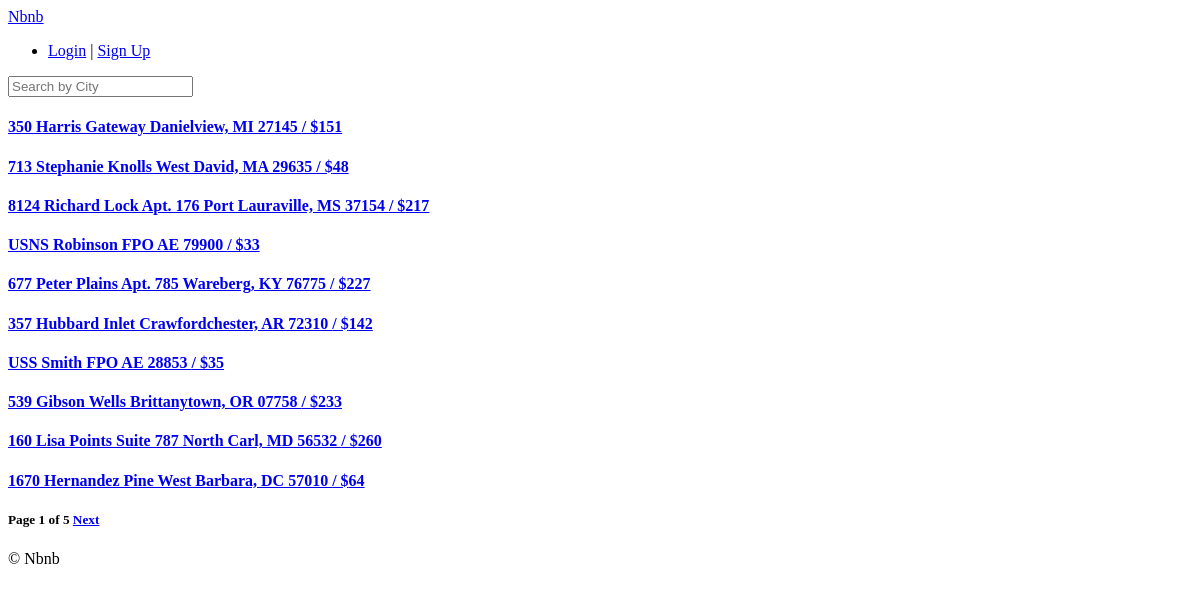
The app's page /, older data.
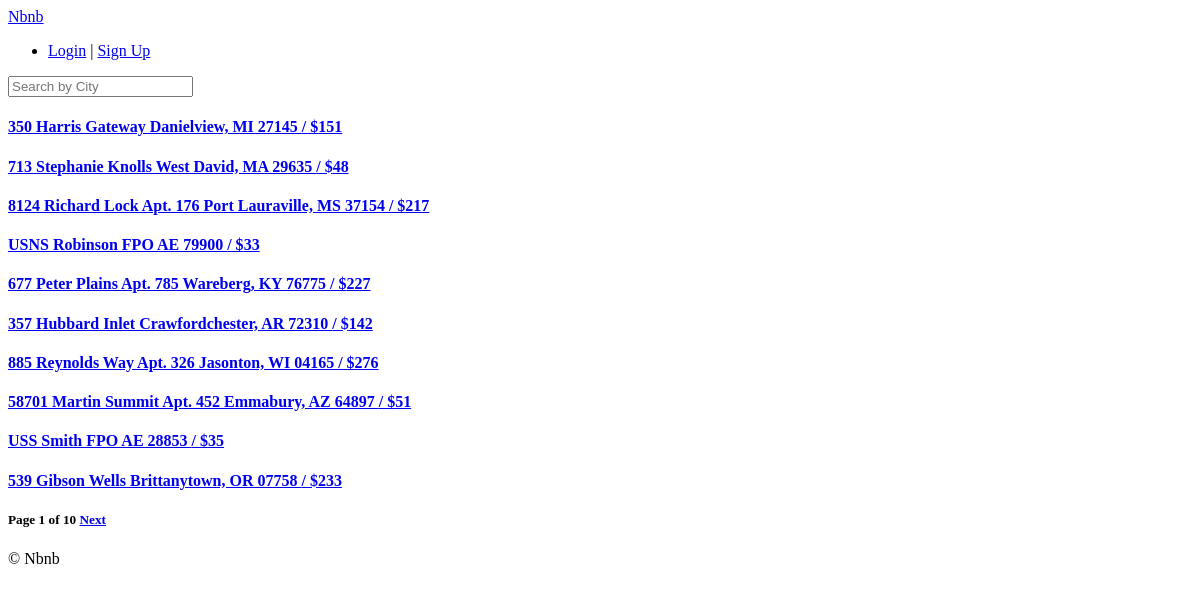
The same page, newer data.
### rooms/models.py (models this page shows, shortened)
class Room(core_models.TimeStampedModel):
    name = models.CharField(max_length=140)
    description = models.TextField()
    country = CountryField()
    city = models.CharField(max_length=80)
    price = models.IntegerField()
    address = models.CharField(max_length=140)
    guests = models.IntegerField()
    beds = models.IntegerField()
    bedrooms = models.IntegerField()
    baths = models.IntegerField()
    check_in = models.TimeField()
    check_out = models.TimeField()
    instant_book = models.BooleanField(default=False)
    host = models.ForeignKey(users.User, on_delete=models.CASCADE, related_name="rooms")
    room_type = models.ForeignKey("RoomType", on_delete=models.SET_NULL, null=True, related_name="rooms")
    amenities = models.ManyToManyField("Amenity", blank=True, related_name="rooms")
    facilities = models.ManyToManyField("Facility", blank=True, related_name="rooms")
    house_rules = models.ManyToManyField("HouseRule", blank=True, related_name="rooms")

### rooms/views.py (the view)
# urls.py: path('', rooms_views.HomeView.as_view(), name='home')
class HomeView(ListView):
    model = models.Room
    paginate_by = 10
    paginate_orphans = 5
    context_object_name = 'rooms'
    ordering = 'created'

### templates/rooms/room_list.html (shortened to what this page needs)
{% extends 'base.html' %}
{% block content %}
    {% for room in rooms %}
        <a href="{% url 'rooms:detail' room.pk %}">
            <h4>{{ room.name }} / ${{ room.price }}</h4>
        </a>
    {% endfor %}
    <h5>
        Page {{ page_obj.number }} of {{ page_obj.paginator.num_pages }}
        {% if page_obj.has_next %}
            <a href="?page={{ page_obj.next_page_number }}">Next</a>
        {% endif %}
    </h5>
{% endblock %}

Row changes from the older to the newer data that the page shows:
no longer on this page (row unchanged): Room: name "160 Lisa Points Suite 787 North Carl, MD 56532", price "260"
no longer on this page (row unchanged): Room: name "1670 Hernandez Pine West Barbara, DC 57010", price "64"
added Room: name "885 Reynolds Way Apt. 326 Jasonton, WI 04165", price "276"
added Room: name "58701 Martin Summit Apt. 452 Emmabury, AZ 64897", price "51"
Text that changed along with them:
{{ page_obj.paginator.num_pages }}: "5" → "10"
